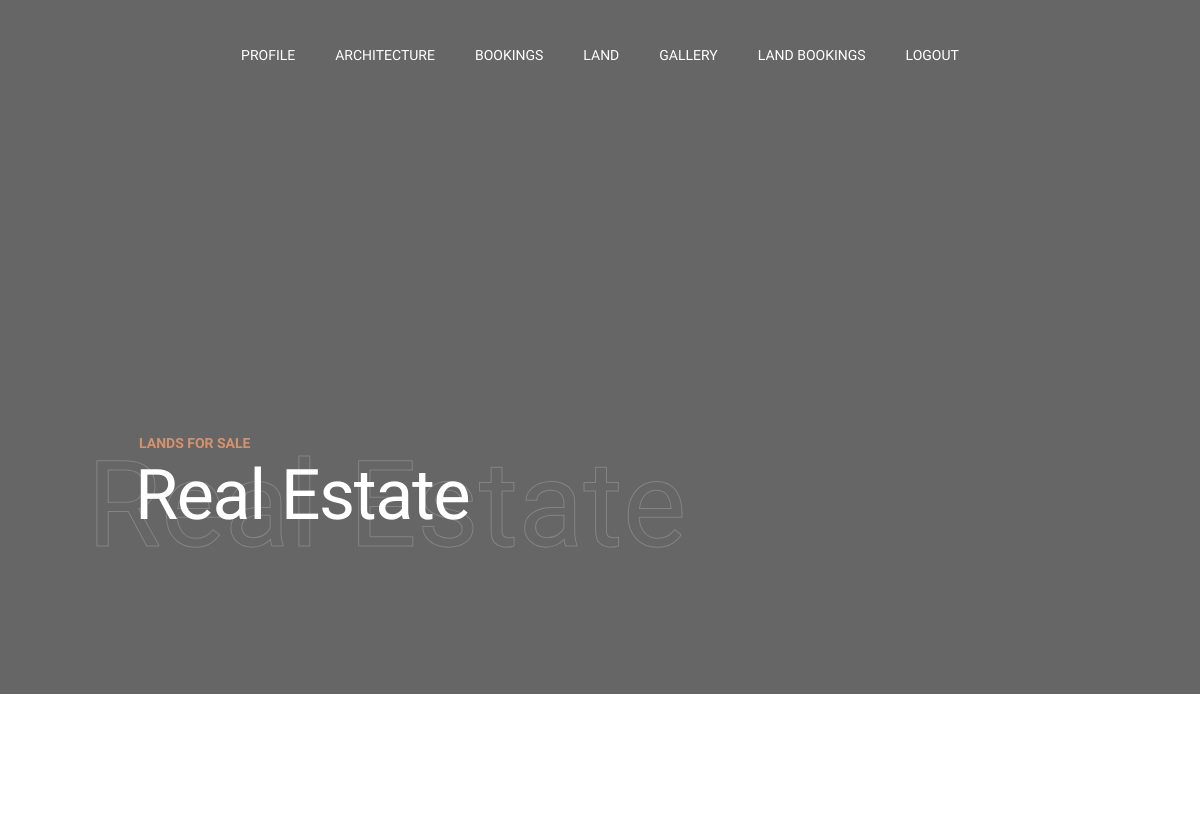
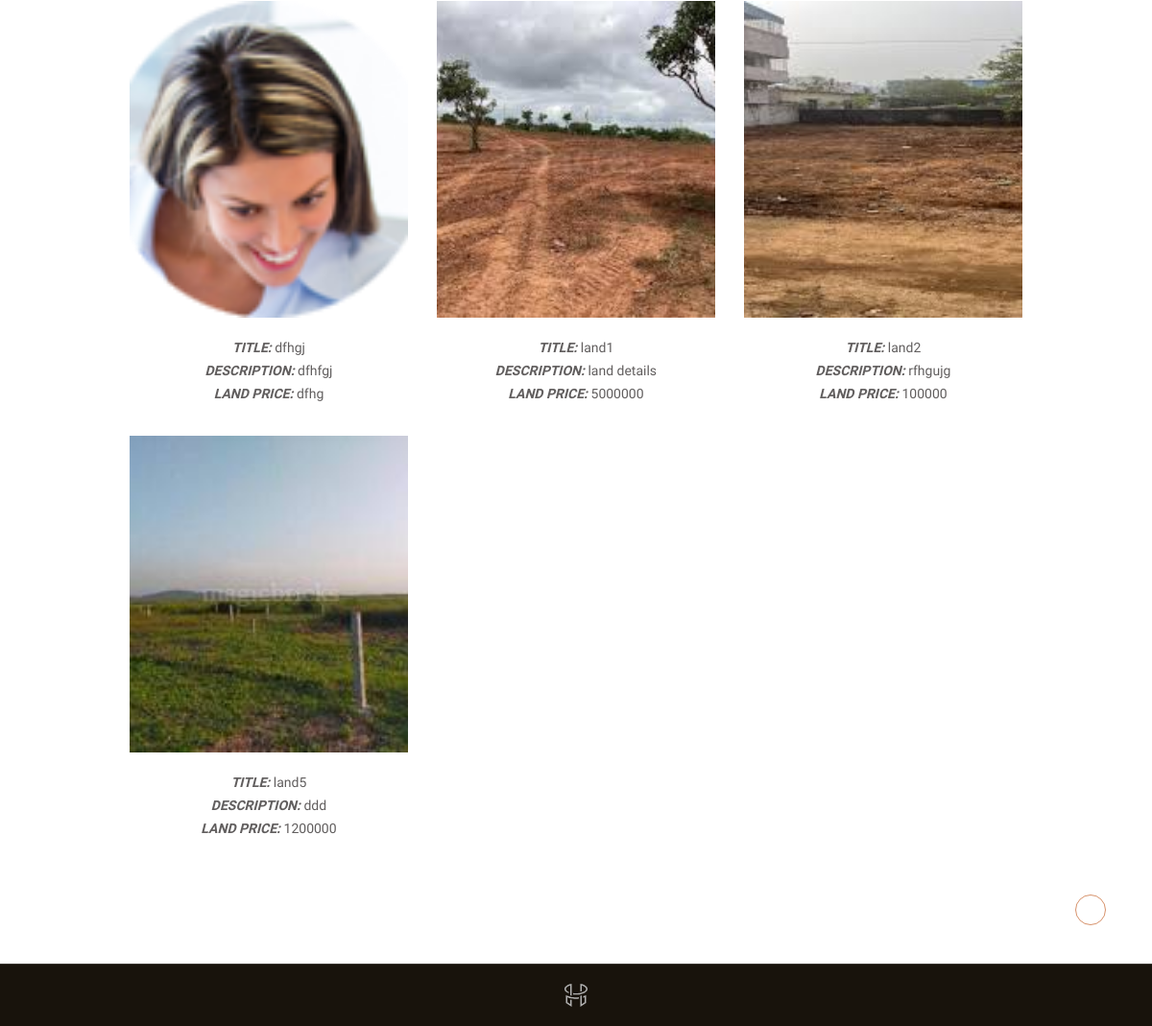
The page /user/land_view.php (signed in) on the database as committed earlier (2 pictures, top to bottom).
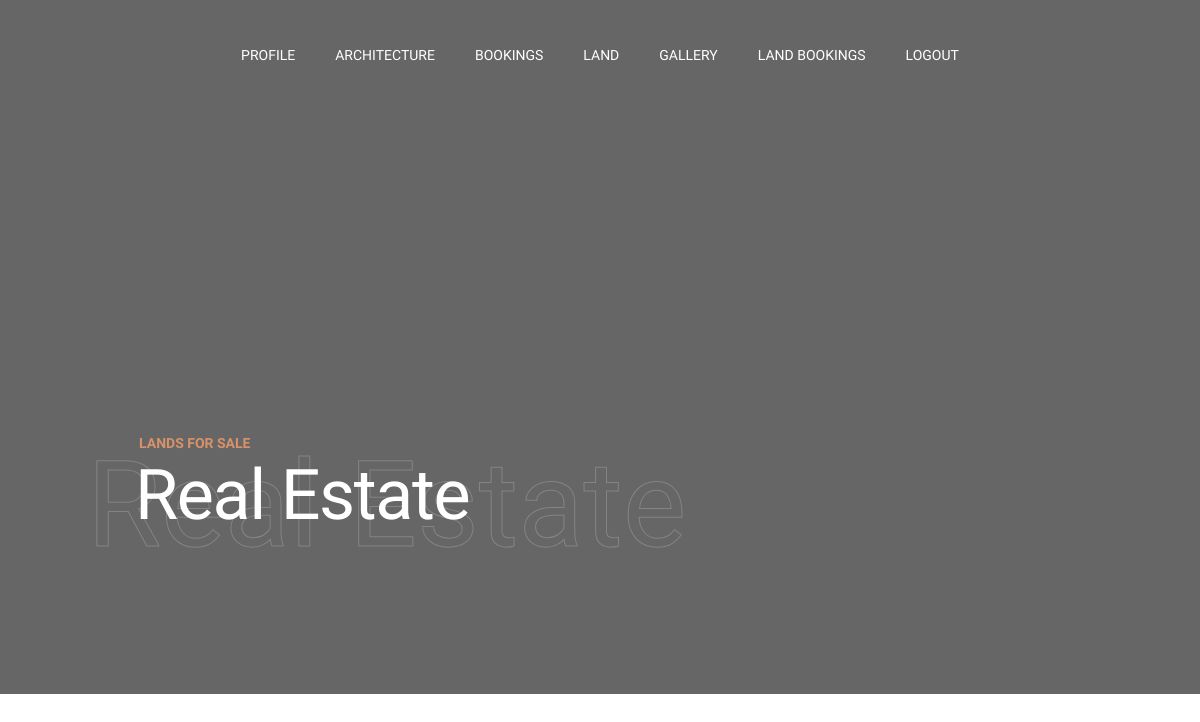
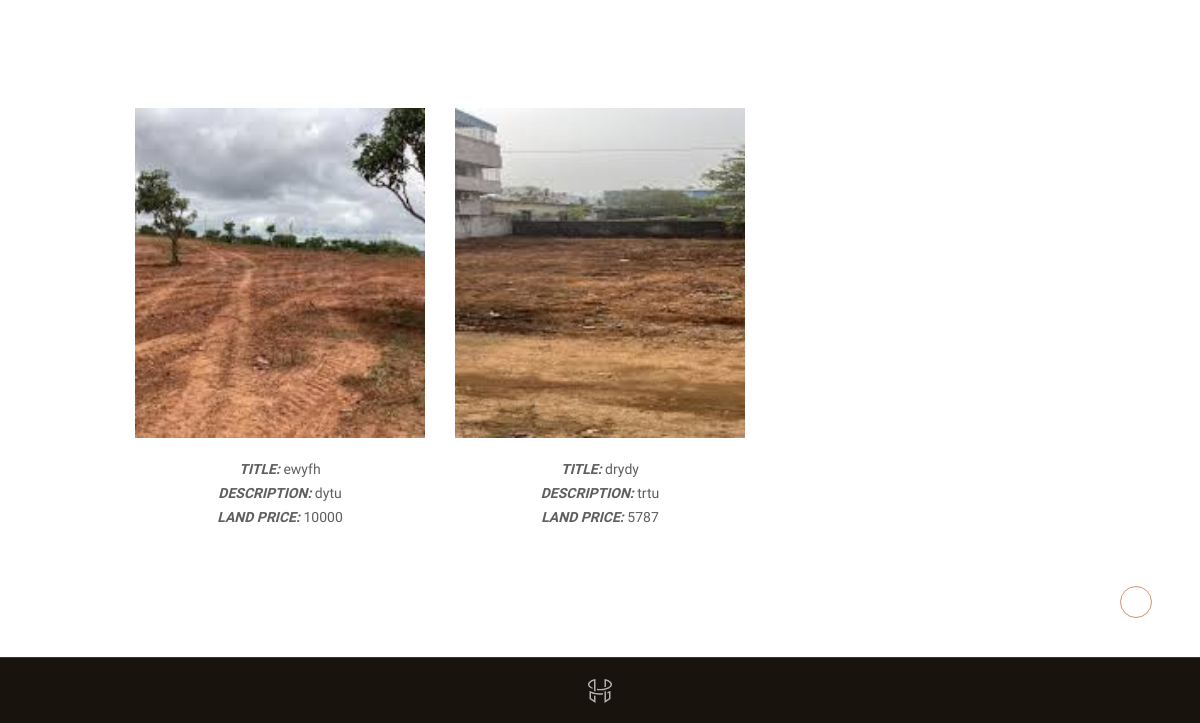
The same page on the database as committed later (2 pictures, top to bottom).
### tables this page shows
CREATE TABLE IF NOT EXISTS `land_details` (
  `id` int(11) NOT NULL AUTO_INCREMENT,
  `rl_id` int(11) NOT NULL,
  `l_title` varchar(100) NOT NULL,
  `l_description` varchar(100) NOT NULL,
  `l_landprice` varchar(100) NOT NULL,
  `l_image` varchar(100) NOT NULL,
  `status` varchar(100) NOT NULL DEFAULT '0',
  PRIMARY KEY (`id`),
  UNIQUE KEY `rl_id` (`rl_id`)
);

### user/land_view.php (the view, shortened to what this page needs)
<?php
include 'uheader.php';
include('../database.php');
?>
      <div class="content-wrapper  js-content-wrapper">
        <section class="page-masthead">
          <div data-parallax="0.6" class="page-masthead__bg">
          </div>
          <div class="container">
            <div class="page-masthead__content">
              <div class="row justify-content-between md:justify-content-center align-items-center">
                <div class="col-lg-9 col-md-10">
                  <div data-anim="slide-up delay-1">
                    <div class="page-masthead__subtitle">Lands For Sale</div>
                    <div class="page-masthead__back_title">Real Estate</div>
                    <h1 class="page-masthead__title text-white">Real Estate</h1>
                  </div>
                </div>
              </div>
            </div>
          </div>
        </section>
        <section class="layout-pt-md layout-pb-md">
          <div class="container">
            <div class="row">
              <div class="col-12">
                <div class="row y-gap-32 mt-40 lg:mt-20">
                  <?php
                  $result = $con->query("select * from land_details WHERE status='0'");
                               while($row= mysqli_fetch_array($result))
                                 {
                                 ?>
                  <div class="col-xl-3 col-lg-4 col-sm-6">
                    <div class="shopCard text-center">
                      <div class="shopCard__image ratio ratio-29:33">
                        <img class="ratio-img" src="../uploads/<?php echo $row['l_image'];?>" alt="Product image">
                      </div>
                      <div class="shopCard__content mt-20">
                        <b><i>TITLE:</i></b> <?php echo $row['l_title'];?> <br>
                        <b><i>DESCRIPTION:</i></b> <?php echo $row['l_description'];?><br>
                        <b><i>LAND PRICE:</i></b> <?php echo $row['l_landprice'];?> <br>
                      </div>
                    </div>
                  </div>
         <?php }
                   ?>
                </div>
              </div>
            </div>
          </div>
        </section>
<?php
include 'ufooter.php';
?>

Rows that differ between the two databases and show on the page:
removed land_details: l_image (picture), l_title "dfhgj", l_description "dfhfgj", l_landprice "dfhg"
removed land_details: l_image (picture), l_title "land2", l_description "rfhgujg", l_landprice "100000"
removed land_details: l_image (picture), l_title "land5", l_description "ddd", l_landprice "1200000"
added land_details: l_image (picture), l_title "ewyfh", l_description "dytu", l_landprice "10000"
changed land_details: l_image: a different picture; l_title "land1" → "drydy"; l_description "land details" → "trtu"; l_landprice "5000000" → "5787"
